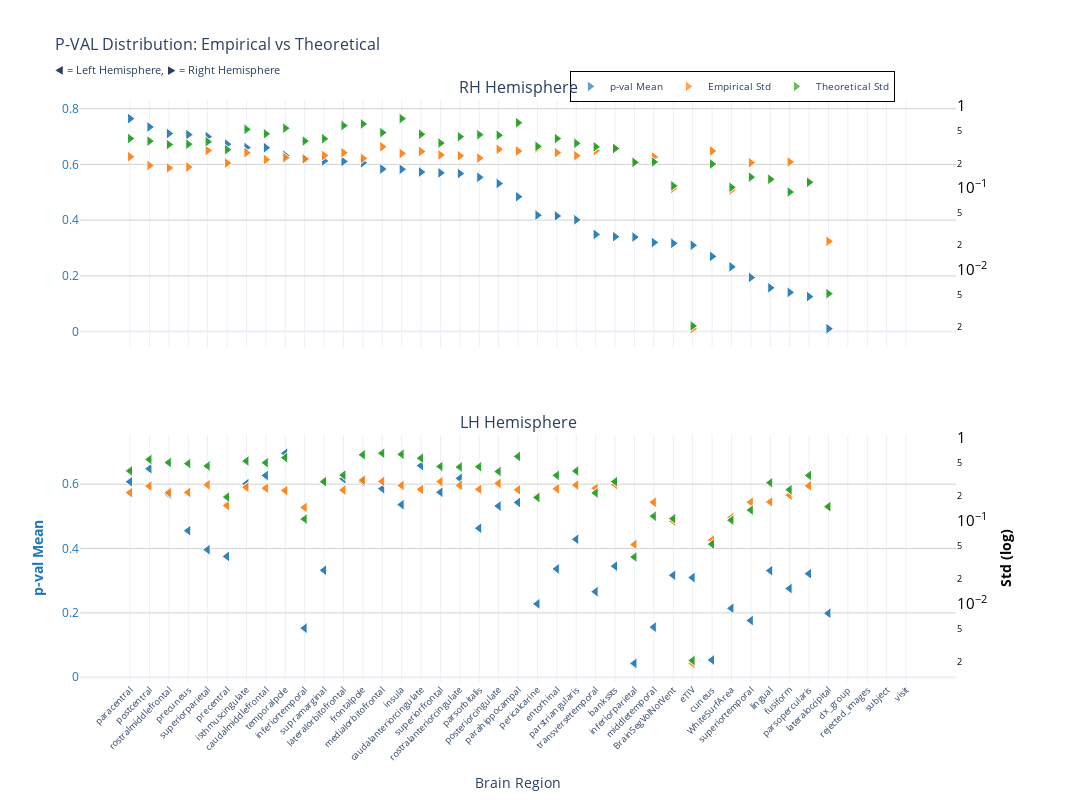
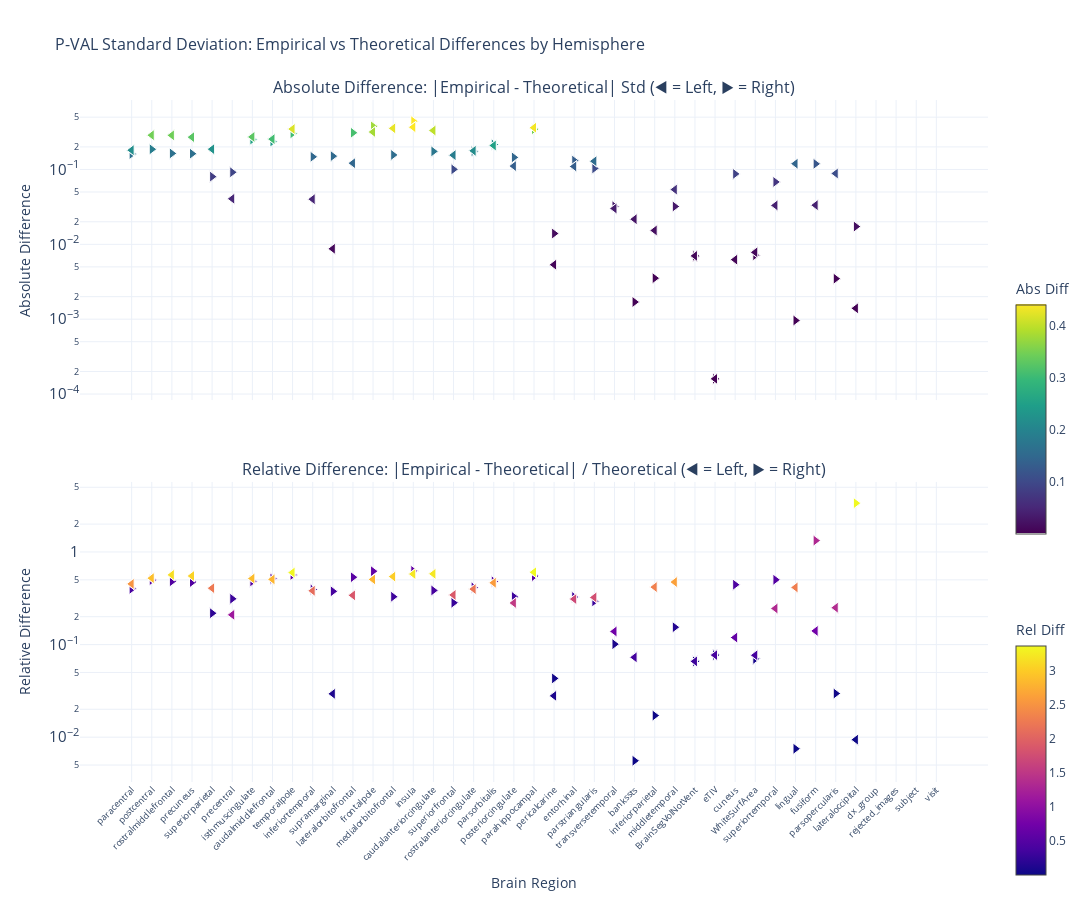

Here is the notebook cell these charts were saved with, in order:
### Markdown cell above
### p-value

### Code cell
nu_nav = df_navr[(df_navr["study"] == "longitudinal") & (df_navr["group"] == "HC-PD")]
data_path = stats_dir / f"student_longitudinal_{METRIC}.parquet"
df, stats = get_test_stats(
    data_path, stat_functions_F, nu_nav, hemisphere=True, study="longitudinal"
)
show_figure(
    stats, hemisphere=True, stat_name="p-val", study="longitudinal", metric=METRIC
)

### Figure 1 — Plotly figure (JSON) as saved in the notebook; plotly's stock layout.template omitted (floating-point values rounded to 4 significant figures)
{"data": [{"hovertemplate": "<b>%{x}</b><br>Mean p-val: %{y:.2f}<br><extra></extra>", "legendgroup": "mean", "marker": {"color": "#1f77b4", "line": {"color": "white", "width": 1}, "opacity": 0.7, "size": 10, "symbol": "triangle-right"}, "mode": "markers", "name": "p-val Mean", "showlegend": true, "type": "scatter", "x": ["paracentral", "paracentral", "postcentral", "postcentral", "rostralmiddlefrontal", "rostralmiddlefrontal", "precuneus", "precuneus", "superiorparietal", "superiorparietal", "precentral", "precentral", "isthmuscingulate", "isthmuscingulate", "caudalmiddlefrontal", "caudalmiddlefrontal", "temporalpole", "temporalpole", "inferiortemporal", "inferiortemporal", "supramarginal", "supramarginal", "lateralorbitofrontal", "lateralorbitofrontal", "frontalpole", "frontalpole", "medialorbitofrontal", "medialorbitofrontal", "insula", "insula", "caudalanteriorcingulate", "caudalanteriorcingulate", "superiorfrontal", "superiorfrontal", "rostralanteriorcingulate", "rostralanteriorcingulate", "parsorbitalis", "parsorbitalis", "posteriorcingulate", "posteriorcingulate", "parahippocampal", "parahippocampal", "pericalcarine", "pericalcarine", "entorhinal", "entorhinal", "parstriangularis", "parstriangularis", "transversetemporal", "transversetemporal", "bankssts", "bankssts", "inferiorparietal", "inferiorparietal", "middletemporal", "middletemporal", "BrainSegVolNotVent", "BrainSegVolNotVent", "eTIV", "eTIV", "cuneus", "cuneus", "WhiteSurfArea", "WhiteSurfArea", "superiortemporal", "superiortemporal", "lingual", "lingual", "fusiform", "fusiform", "parsopercularis", "parsopercularis", "lateraloccipital", "lateraloccipital", "dx_group", "rejected_images", "subject", "visit"], "xaxis": "x", "y": [0.7644, 0.7644, 0.7344, 0.7344, 0.7107, 0.7107, 0.7069, 0.7069, 0.6997, 0.6997, 0.6728, 0.6728, 0.6606, 0.6606, 0.6599, 0.6599, 0.6324, 0.6324, 0.6177, 0.6177, 0.6124, 0.6124, 0.6108, 0.6108, 0.6059, 0.6059, 0.5835, 0.5835, 0.5825, 0.5825, 0.5729, 0.5729, 0.5697, 0.5697, 0.5672, 0.5672, 0.5537, 0.5537, 0.5315, 0.5315, 0.4841, 0.4841, 0.418, 0.418, 0.415, 0.415, 0.4012, 0.4012, 0.3488, 0.3488, 0.3407, 0.3407, 0.3393, 0.3393, 0.3201, 0.3201, 0.3169, 0.3169, 0.3098, 0.3098, 0.2699, 0.2699, 0.2325, 0.2325, 0.1942, 0.1942, 0.1572, 0.1572, 0.1409, 0.1409, 0.1257, 0.1257, 0.01037, 0.01037, NaN, NaN, NaN, NaN], "yaxis": "y"}, {"hovertemplate": "<b>%{x}</b><br>Empirical Std: %{y:.3f}<br><extra></extra>", "legendgroup": "empirical", "marker": {"color": "#ff7f0e", "line": {"color": "white", "width": 1}, "opacity": 0.7, "size": 10, "symbol": "triangle-right"}, "mode": "markers", "name": "Empirical Std", "showlegend": true, "type": "scatter", "x": ["paracentral", "paracentral", "postcentral", "postcentral", "rostralmiddlefrontal", "rostralmiddlefrontal", "precuneus", "precuneus", "superiorparietal", "superiorparietal", "precentral", "precentral", "isthmuscingulate", "isthmuscingulate", "caudalmiddlefrontal", "caudalmiddlefrontal", "temporalpole", "temporalpole", "inferiortemporal", "inferiortemporal", "supramarginal", "supramarginal", "lateralorbitofrontal", "lateralorbitofrontal", "frontalpole", "frontalpole", "medialorbitofrontal", "medialorbitofrontal", "insula", "insula", "caudalanteriorcingulate", "caudalanteriorcingulate", "superiorfrontal", "superiorfrontal", "rostralanteriorcingulate", "rostralanteriorcingulate", "parsorbitalis", "parsorbitalis", "posteriorcingulate", "posteriorcingulate", "parahippocampal", "parahippocampal", "pericalcarine", "pericalcarine", "entorhinal", "entorhinal", "parstriangularis", "parstriangularis", "transversetemporal", "transversetemporal", "bankssts", "bankssts", "inferiorparietal", "inferiorparietal", "middletemporal", "middletemporal", "BrainSegVolNotVent", "BrainSegVolNotVent", "eTIV", "eTIV", "cuneus", "cuneus", "WhiteSurfArea", "WhiteSurfArea", "superiortemporal", "superiortemporal", "lingual", "lingual", "fusiform", "fusiform", "parsopercularis", "parsopercularis", "lateraloccipital", "lateraloccipital", "dx_group", "rejected_images", "subject", "visit"], "xaxis": "x", "y": [0.2416, 0.2416, 0.1883, 0.1883, 0.1761, 0.1761, 0.181, 0.181, 0.2875, 0.2875, 0.2021, 0.2021, 0.2703, 0.2703, 0.2226, 0.2226, 0.2345, 0.2345, 0.2277, 0.2277, 0.2501, 0.2501, 0.2702, 0.2702, 0.2307, 0.2307, 0.3193, 0.3193, 0.2646, 0.2646, 0.2794, 0.2794, 0.2541, 0.2541, 0.2479, 0.2479, 0.2326, 0.2326, 0.2974, 0.2974, 0.2832, 0.2832, 0.3092, 0.3092, 0.2707, 0.2707, 0.2488, 0.2488, 0.2865, 0.2865, 0.3031, 0.3031, 0.2027, 0.2027, 0.2401, 0.2401, 0.09936, 0.09936, 0.001915, 0.001915, 0.2841, 0.2841, 0.09497, 0.09497, 0.2041, 0.2041, 0.1272, 0.1272, 0.2083, 0.2083, 0.1209, 0.1209, 0.0224, 0.0224, NaN, NaN, NaN, NaN], "yaxis": "y2"}, {"error_y": {"array": [0.008002, 0.008002, 0.007439, 0.007439, 0.006753, 0.006753, 0.006823, 0.006823, 0.007306, 0.007306, 0.005839, 0.005839, 0.01036, 0.01036, 0.009128, 0.009128, 0.01071, 0.01071, 0.007456, 0.007456, 0.007963, 0.007963, 0.01151, 0.01151, 0.01206, 0.01206, 0.009449, 0.009449, 0.01401, 0.01401, 0.009016, 0.009016, 0.007042, 0.007042, 0.008411, 0.008411, 0.00891, 0.00891, 0.008789, 0.008789, 0.01247, 0.01247, 0.00642, 0.00642, 0.007985, 0.007985, 0.006995, 0.006995, 0.006334, 0.006334, 0.006056, 0.006056, 0.004098, 0.004098, 0.004134, 0.004134, 0.002114, 0.002114, 4.122e-05, 4.122e-05, 0.003911, 0.003911, 0.002029, 0.002029, 0.002702, 0.002702, 0.002547, 0.002547, 0.001778, 0.001778, 0.002333, 0.002333, 0.000102, 0.000102, NaN, NaN, NaN, NaN], "arrayminus": [0.007843, 0.007843, 0.007292, 0.007292, 0.006619, 0.006619, 0.006688, 0.006688, 0.007161, 0.007161, 0.005723, 0.005723, 0.01016, 0.01016, 0.008947, 0.008947, 0.01049, 0.01049, 0.007308, 0.007308, 0.007805, 0.007805, 0.01129, 0.01129, 0.01183, 0.01183, 0.009261, 0.009261, 0.01373, 0.01373, 0.008837, 0.008837, 0.006903, 0.006903, 0.008244, 0.008244, 0.008733, 0.008733, 0.008614, 0.008614, 0.01222, 0.01222, 0.006292, 0.006292, 0.007827, 0.007827, 0.006857, 0.006857, 0.006208, 0.006208, 0.005936, 0.005936, 0.004017, 0.004017, 0.004052, 0.004052, 0.002072, 0.002072, 4.04e-05, 4.04e-05, 0.003833, 0.003833, 0.001989, 0.001989, 0.002648, 0.002648, 0.002497, 0.002497, 0.001743, 0.001743, 0.002286, 0.002286, 9.994e-05, 9.994e-05, NaN, NaN, NaN, NaN], "color": "#2ca02c", "thickness": 1, "type": "data", "visible": true, "width": 2}, "hovertemplate": "<b>%{x}</b><br>Theoretical Std: %{y:.3f}<br><extra></extra>", "legendgroup": "theoretical", "marker": {"color": "#2ca02c", "line": {"color": "white", "width": 1}, "opacity": 0.7, "size": 10, "symbol": "triangle-right"}, "mode": "markers", "name": "Theoretical Std", "showlegend": true, "type": "scatter", "x": ["paracentral", "paracentral", "postcentral", "postcentral", "rostralmiddlefrontal", "rostralmiddlefrontal", "precuneus", "precuneus", "superiorparietal", "superiorparietal", "precentral", "precentral", "isthmuscingulate", "isthmuscingulate", "caudalmiddlefrontal", "caudalmiddlefrontal", "temporalpole", "temporalpole", "inferiortemporal", "inferiortemporal", "supramarginal", "supramarginal", "lateralorbitofrontal", "lateralorbitofrontal", "frontalpole", "frontalpole", "medialorbitofrontal", "medialorbitofrontal", "insula", "insula", "caudalanteriorcingulate", "caudalanteriorcingulate", "superiorfrontal", "superiorfrontal", "rostralanteriorcingulate", "rostralanteriorcingulate", "parsorbitalis", "parsorbitalis", "posteriorcingulate", "posteriorcingulate", "parahippocampal", "parahippocampal", "pericalcarine", "pericalcarine", "entorhinal", "entorhinal", "parstriangularis", "parstriangularis", "transversetemporal", "transversetemporal", "bankssts", "bankssts", "inferiorparietal", "inferiorparietal", "middletemporal", "middletemporal", "BrainSegVolNotVent", "BrainSegVolNotVent", "eTIV", "eTIV", "cuneus", "cuneus", "WhiteSurfArea", "WhiteSurfArea", "superiortemporal", "superiortemporal", "lingual", "lingual", "fusiform", "fusiform", "parsopercularis", "parsopercularis", "lateraloccipital", "lateraloccipital", "dx_group", "rejected_images", "subject", "visit"], "xaxis": "x", "y": [0.4027, 0.4027, 0.3744, 0.3744, 0.3399, 0.3399, 0.3434, 0.3434, 0.3677, 0.3677, 0.2939, 0.2939, 0.5215, 0.5215, 0.4594, 0.4594, 0.5388, 0.5388, 0.3752, 0.3752, 0.4008, 0.4008, 0.5795, 0.5795, 0.6072, 0.6072, 0.4755, 0.4755, 0.705, 0.705, 0.4538, 0.4538, 0.3544, 0.3544, 0.4233, 0.4233, 0.4484, 0.4484, 0.4423, 0.4423, 0.6276, 0.6276, 0.3231, 0.3231, 0.4019, 0.4019, 0.3521, 0.3521, 0.3188, 0.3188, 0.3048, 0.3048, 0.2062, 0.2062, 0.2081, 0.2081, 0.1064, 0.1064, 0.002075, 0.002075, 0.1968, 0.1968, 0.1021, 0.1021, 0.136, 0.136, 0.1282, 0.1282, 0.08948, 0.08948, 0.1174, 0.1174, 0.005131, 0.005131, NaN, NaN, NaN, NaN], "yaxis": "y2"}, {"hovertemplate": "<b>%{x}</b><br>Mean p-val: %{y:.2f}<br><extra></extra>", "legendgroup": "mean", "marker": {"color": "#1f77b4", "line": {"color": "white", "width": 1}, "opacity": 0.7, "size": 10, "symbol": "triangle-left"}, "mode": "markers", "name": "p-val Mean", "showlegend": false, "type": "scatter", "x": ["temporalpole", "temporalpole", "caudalanteriorcingulate", "caudalanteriorcingulate", "postcentral", "postcentral", "caudalmiddlefrontal", "caudalmiddlefrontal", "rostralanteriorcingulate", "rostralanteriorcingulate", "lateralorbitofrontal", "lateralorbitofrontal", "frontalpole", "frontalpole", "paracentral", "paracentral", "isthmuscingulate", "isthmuscingulate", "medialorbitofrontal", "medialorbitofrontal", "superiorfrontal", "superiorfrontal", "rostralmiddlefrontal", "rostralmiddlefrontal", "parahippocampal", "parahippocampal", "insula", "insula", "posteriorcingulate", "posteriorcingulate", "parsorbitalis", "parsorbitalis", "precuneus", "precuneus", "parstriangularis", "parstriangularis", "superiorparietal", "superiorparietal", "precentral", "precentral", "bankssts", "bankssts", "entorhinal", "entorhinal", "supramarginal", "supramarginal", "lingual", "lingual", "parsopercularis", "parsopercularis", "BrainSegVolNotVent", "BrainSegVolNotVent", "eTIV", "eTIV", "fusiform", "fusiform", "transversetemporal", "transversetemporal", "pericalcarine", "pericalcarine", "WhiteSurfArea", "WhiteSurfArea", "lateraloccipital", "lateraloccipital", "superiortemporal", "superiortemporal", "middletemporal", "middletemporal", "inferiortemporal", "inferiortemporal", "cuneus", "cuneus", "inferiorparietal", "inferiorparietal", "dx_group", "rejected_images", "subject", "visit"], "xaxis": "x2", "y": [0.6962, 0.6962, 0.6576, 0.6576, 0.6481, 0.6481, 0.627, 0.627, 0.6182, 0.6182, 0.6169, 0.6169, 0.6079, 0.6079, 0.6076, 0.6076, 0.6013, 0.6013, 0.5859, 0.5859, 0.575, 0.575, 0.569, 0.569, 0.5433, 0.5433, 0.5364, 0.5364, 0.5321, 0.5321, 0.4632, 0.4632, 0.4555, 0.4555, 0.4288, 0.4288, 0.3965, 0.3965, 0.3755, 0.3755, 0.3453, 0.3453, 0.3366, 0.3366, 0.3325, 0.3325, 0.3312, 0.3312, 0.3219, 0.3219, 0.3169, 0.3169, 0.3098, 0.3098, 0.2758, 0.2758, 0.266, 0.266, 0.228, 0.228, 0.2142, 0.2142, 0.1988, 0.1988, 0.1762, 0.1762, 0.1557, 0.1557, 0.1525, 0.1525, 0.05341, 0.05341, 0.04302, 0.04302, NaN, NaN, NaN, NaN], "yaxis": "y3"}, {"hovertemplate": "<b>%{x}</b><br>Empirical Std: %{y:.3f}<br><extra></extra>", "legendgroup": "empirical", "marker": {"color": "#ff7f0e", "line": {"color": "white", "width": 1}, "opacity": 0.7, "size": 10, "symbol": "triangle-left"}, "mode": "markers", "name": "Empirical Std", "showlegend": false, "type": "scatter", "x": ["temporalpole", "temporalpole", "caudalanteriorcingulate", "caudalanteriorcingulate", "postcentral", "postcentral", "caudalmiddlefrontal", "caudalmiddlefrontal", "rostralanteriorcingulate", "rostralanteriorcingulate", "lateralorbitofrontal", "lateralorbitofrontal", "frontalpole", "frontalpole", "paracentral", "paracentral", "isthmuscingulate", "isthmuscingulate", "medialorbitofrontal", "medialorbitofrontal", "superiorfrontal", "superiorfrontal", "rostralmiddlefrontal", "rostralmiddlefrontal", "parahippocampal", "parahippocampal", "insula", "insula", "posteriorcingulate", "posteriorcingulate", "parsorbitalis", "parsorbitalis", "precuneus", "precuneus", "parstriangularis", "parstriangularis", "superiorparietal", "superiorparietal", "precentral", "precentral", "bankssts", "bankssts", "entorhinal", "entorhinal", "supramarginal", "supramarginal", "lingual", "lingual", "parsopercularis", "parsopercularis", "BrainSegVolNotVent", "BrainSegVolNotVent", "eTIV", "eTIV", "fusiform", "fusiform", "transversetemporal", "transversetemporal", "pericalcarine", "pericalcarine", "WhiteSurfArea", "WhiteSurfArea", "lateraloccipital", "lateraloccipital", "superiortemporal", "superiortemporal", "middletemporal", "middletemporal", "inferiortemporal", "inferiortemporal", "cuneus", "cuneus", "inferiorparietal", "inferiorparietal", "dx_group", "rejected_images", "subject", "visit"], "xaxis": "x2", "y": [0.2318, 0.2318, 0.2395, 0.2395, 0.2632, 0.2632, 0.2481, 0.2481, 0.2685, 0.2685, 0.2353, 0.2353, 0.3097, 0.3097, 0.2191, 0.2191, 0.2542, 0.2542, 0.2993, 0.2993, 0.2969, 0.2969, 0.2193, 0.2193, 0.2368, 0.2368, 0.2677, 0.2677, 0.2831, 0.2831, 0.2405, 0.2405, 0.2206, 0.2206, 0.2702, 0.2702, 0.2725, 0.2725, 0.1531, 0.1531, 0.2756, 0.2756, 0.244, 0.244, 0.3052, 0.3052, 0.1689, 0.1689, 0.265, 0.265, 0.09936, 0.09936, 0.001915, 0.001915, 0.2042, 0.2042, 0.2473, 0.2473, 0.1964, 0.1964, 0.1098, 0.1098, 0.1472, 0.1472, 0.168, 0.168, 0.1677, 0.1677, 0.1452, 0.1452, 0.05864, 0.05864, 0.052, 0.052, NaN, NaN, NaN, NaN], "yaxis": "y4"}, {"error_y": {"array": [0.0115, 0.0115, 0.01134, 0.01134, 0.01093, 0.01093, 0.009981, 0.009981, 0.00886, 0.00886, 0.007086, 0.007086, 0.01244, 0.01244, 0.007947, 0.007947, 0.01045, 0.01045, 0.01298, 0.01298, 0.008984, 0.008984, 0.01003, 0.01003, 0.01188, 0.01188, 0.01261, 0.01261, 0.007827, 0.007827, 0.008928, 0.008928, 0.009747, 0.009747, 0.007929, 0.007929, 0.009122, 0.009122, 0.003849, 0.003849, 0.005906, 0.005906, 0.007027, 0.007027, 0.005891, 0.005891, 0.005729, 0.005729, 0.007021, 0.007021, 0.002114, 0.002114, 4.122e-05, 4.122e-05, 0.00472, 0.00472, 0.004316, 0.004316, 0.003796, 0.003796, 0.002026, 0.002026, 0.002952, 0.002952, 0.002681, 0.002681, 0.002261, 0.002261, 0.002089, 0.002089, 0.001041, 0.001041, 0.0007288, 0.0007288, NaN, NaN, NaN, NaN], "arrayminus": [0.01127, 0.01127, 0.01112, 0.01112, 0.01071, 0.01071, 0.009783, 0.009783, 0.008684, 0.008684, 0.006945, 0.006945, 0.0122, 0.0122, 0.007789, 0.007789, 0.01024, 0.01024, 0.01272, 0.01272, 0.008806, 0.008806, 0.009834, 0.009834, 0.01164, 0.01164, 0.01236, 0.01236, 0.007672, 0.007672, 0.008751, 0.008751, 0.009553, 0.009553, 0.007772, 0.007772, 0.008941, 0.008941, 0.003773, 0.003773, 0.005789, 0.005789, 0.006887, 0.006887, 0.005774, 0.005774, 0.005615, 0.005615, 0.006882, 0.006882, 0.002072, 0.002072, 4.04e-05, 4.04e-05, 0.004626, 0.004626, 0.00423, 0.00423, 0.00372, 0.00372, 0.001986, 0.001986, 0.002893, 0.002893, 0.002627, 0.002627, 0.002216, 0.002216, 0.002048, 0.002048, 0.00102, 0.00102, 0.0007144, 0.0007144, NaN, NaN, NaN, NaN], "color": "#2ca02c", "thickness": 1, "type": "data", "visible": true, "width": 2}, "hovertemplate": "<b>%{x}</b><br>Theoretical Std: %{y:.3f}<br><extra></extra>", "legendgroup": "theoretical", "marker": {"color": "#2ca02c", "line": {"color": "white", "width": 1}, "opacity": 0.7, "size": 10, "symbol": "triangle-left"}, "mode": "markers", "name": "Theoretical Std", "showlegend": false, "type": "scatter", "x": ["temporalpole", "temporalpole", "caudalanteriorcingulate", "caudalanteriorcingulate", "postcentral", "postcentral", "caudalmiddlefrontal", "caudalmiddlefrontal", "rostralanteriorcingulate", "rostralanteriorcingulate", "lateralorbitofrontal", "lateralorbitofrontal", "frontalpole", "frontalpole", "paracentral", "paracentral", "isthmuscingulate", "isthmuscingulate", "medialorbitofrontal", "medialorbitofrontal", "superiorfrontal", "superiorfrontal", "rostralmiddlefrontal", "rostralmiddlefrontal", "parahippocampal", "parahippocampal", "insula", "insula", "posteriorcingulate", "posteriorcingulate", "parsorbitalis", "parsorbitalis", "precuneus", "precuneus", "parstriangularis", "parstriangularis", "superiorparietal", "superiorparietal", "precentral", "precentral", "bankssts", "bankssts", "entorhinal", "entorhinal", "supramarginal", "supramarginal", "lingual", "lingual", "parsopercularis", "parsopercularis", "BrainSegVolNotVent", "BrainSegVolNotVent", "eTIV", "eTIV", "fusiform", "fusiform", "transversetemporal", "transversetemporal", "pericalcarine", "pericalcarine", "WhiteSurfArea", "WhiteSurfArea", "lateraloccipital", "lateraloccipital", "superiortemporal", "superiortemporal", "middletemporal", "middletemporal", "inferiortemporal", "inferiortemporal", "cuneus", "cuneus", "inferiorparietal", "inferiorparietal", "dx_group", "rejected_images", "subject", "visit"], "xaxis": "x2", "y": [0.5786, 0.5786, 0.5708, 0.5708, 0.5501, 0.5501, 0.5023, 0.5023, 0.4459, 0.4459, 0.3566, 0.3566, 0.6262, 0.6262, 0.4, 0.4, 0.5259, 0.5259, 0.6534, 0.6534, 0.4522, 0.4522, 0.505, 0.505, 0.5978, 0.5978, 0.6345, 0.6345, 0.3939, 0.3939, 0.4493, 0.4493, 0.4905, 0.4905, 0.3991, 0.3991, 0.4591, 0.4591, 0.1937, 0.1937, 0.2973, 0.2973, 0.3536, 0.3536, 0.2965, 0.2965, 0.2883, 0.2883, 0.3534, 0.3534, 0.1064, 0.1064, 0.002075, 0.002075, 0.2375, 0.2375, 0.2172, 0.2172, 0.191, 0.191, 0.102, 0.102, 0.1485, 0.1485, 0.1349, 0.1349, 0.1138, 0.1138, 0.1052, 0.1052, 0.0524, 0.0524, 0.03668, 0.03668, NaN, NaN, NaN, NaN], "yaxis": "y4"}], "layout": {"annotations": [{"font": {"size": 16}, "showarrow": false, "text": "RH Hemisphere", "x": 0.47, "xanchor": "center", "xref": "paper", "y": 1, "yanchor": "bottom", "yref": "paper"}, {"font": {"size": 16}, "showarrow": false, "text": "LH Hemisphere", "x": 0.47, "xanchor": "center", "xref": "paper", "y": 0.425, "yanchor": "bottom", "yref": "paper"}], "height": 800, "hovermode": "x", "legend": {"bgcolor": "rgba(255, 255, 255, 0.9)", "bordercolor": "black", "borderwidth": 1, "font": {"size": 10}, "orientation": "h", "x": 0.7, "xanchor": "center", "y": 1.05}, "title": {"font": {"size": 16}, "text": "P-VAL Distribution: Empirical vs Theoretical<br><sub>◀ = Left Hemisphere, ▶ = Right Hemisphere</sub>"}, "width": 1400, "xaxis": {"anchor": "y", "domain": [0, 0.94], "matches": "x2", "showticklabels": false}, "xaxis2": {"anchor": "y3", "domain": [0, 0.94], "tickangle": -45, "tickfont": {"size": 9}, "title": {"text": "Brain Region"}}, "yaxis": {"anchor": "x", "domain": [0.575, 1], "gridcolor": "lightgray", "showgrid": true, "tickfont": {"color": "#1f77b4"}, "title": {"font": {"color": "#1f77b4"}, "text": ""}}, "yaxis2": {"anchor": "x", "exponentformat": "power", "overlaying": "y", "showgrid": false, "side": "right", "tickfont": {"color": "black"}, "title": {"font": {"color": "black"}, "text": ""}, "type": "log"}, "yaxis3": {"anchor": "x2", "domain": [0, 0.425], "gridcolor": "lightgray", "showgrid": true, "tickfont": {"color": "#1f77b4"}, "title": {"font": {"color": "#1f77b4"}, "text": "<b>p-val Mean</b>"}}, "yaxis4": {"anchor": "x2", "exponentformat": "power", "overlaying": "y3", "showgrid": false, "side": "right", "tickfont": {"color": "black"}, "title": {"font": {"color": "black"}, "text": "<b>Std (log)</b>"}, "type": "log"}}}

### Figure 2 — Plotly figure (JSON) as saved in the notebook; plotly's stock layout.template omitted (floating-point values rounded to 4 significant figures)
{"data": [{"hovertemplate": "<b>%{x}</b><br>Hemisphere: %{text}<br>Abs Diff: %{y:.4f}<br><extra></extra>", "legendgroup": "abs_rh", "marker": {"color": [0.1611, 0.1611, 0.1861, 0.1861, 0.1638, 0.1638, 0.1625, 0.1625, 0.08019, 0.08019, 0.09175, 0.09175, 0.2512, 0.2512, 0.2368, 0.2368, 0.3043, 0.3043, 0.1475, 0.1475, 0.1506, 0.1506, 0.3093, 0.3093, 0.3765, 0.3765, 0.1563, 0.1563, 0.4404, 0.4404, 0.1744, 0.1744, 0.1003, 0.1003, 0.1754, 0.1754, 0.2158, 0.2158, 0.1449, 0.1449, 0.3445, 0.3445, 0.01393, 0.01393, 0.1312, 0.1312, 0.1033, 0.1033, 0.03221, 0.03221, 0.001696, 0.001696, 0.003532, 0.003532, 0.03203, 0.03203, 0.007009, 0.007009, 0.0001597, 0.0001597, 0.08723, 0.08723, 0.00716, 0.00716, 0.06812, 0.06812, 0.0009614, 0.0009614, 0.1188, 0.1188, 0.003477, 0.003477, 0.01727, 0.01727, NaN, NaN, NaN, NaN], "colorbar": {"len": 0.4, "title": {"text": "Abs Diff"}, "y": 0.75, "yanchor": "top"}, "colorscale": [[0, "#440154"], [0.1111, "#482878"], [0.2222, "#3e4989"], [0.3333, "#31688e"], [0.4444, "#26828e"], [0.5556, "#1f9e89"], [0.6667, "#35b779"], [0.7778, "#6ece58"], [0.8889, "#b5de2b"], [1, "#fde725"]], "line": {"color": "white", "width": 1}, "showscale": true, "size": 10, "symbol": "triangle-right"}, "mode": "markers", "name": "Absolute (rh)", "showlegend": false, "text": ["rh", "rh", "rh", "rh", "rh", "rh", "rh", "rh", "rh", "rh", "rh", "rh", "rh", "rh", "rh", "rh", "rh", "rh", "rh", "rh", "rh", "rh", "rh", "rh", "rh", "rh", "rh", "rh", "rh", "rh", "rh", "rh", "rh", "rh", "rh", "rh", "rh", "rh", "rh", "rh", "rh", "rh", "rh", "rh", "rh", "rh", "rh", "rh", "rh", "rh", "rh", "rh", "rh", "rh", "rh", "rh", "rh", "rh", "rh", "rh", "rh", "rh", "rh", "rh", "rh", "rh", "rh", "rh", "rh", "rh", "rh", "rh", "rh", "rh", "rh", "rh", "rh", "rh"], "type": "scatter", "x": ["paracentral", "paracentral", "postcentral", "postcentral", "rostralmiddlefrontal", "rostralmiddlefrontal", "precuneus", "precuneus", "superiorparietal", "superiorparietal", "precentral", "precentral", "isthmuscingulate", "isthmuscingulate", "caudalmiddlefrontal", "caudalmiddlefrontal", "temporalpole", "temporalpole", "inferiortemporal", "inferiortemporal", "supramarginal", "supramarginal", "lateralorbitofrontal", "lateralorbitofrontal", "frontalpole", "frontalpole", "medialorbitofrontal", "medialorbitofrontal", "insula", "insula", "caudalanteriorcingulate", "caudalanteriorcingulate", "superiorfrontal", "superiorfrontal", "rostralanteriorcingulate", "rostralanteriorcingulate", "parsorbitalis", "parsorbitalis", "posteriorcingulate", "posteriorcingulate", "parahippocampal", "parahippocampal", "pericalcarine", "pericalcarine", "entorhinal", "entorhinal", "parstriangularis", "parstriangularis", "transversetemporal", "transversetemporal", "bankssts", "bankssts", "inferiorparietal", "inferiorparietal", "middletemporal", "middletemporal", "BrainSegVolNotVent", "BrainSegVolNotVent", "eTIV", "eTIV", "cuneus", "cuneus", "WhiteSurfArea", "WhiteSurfArea", "superiortemporal", "superiortemporal", "lingual", "lingual", "fusiform", "fusiform", "parsopercularis", "parsopercularis", "lateraloccipital", "lateraloccipital", "dx_group", "rejected_images", "subject", "visit"], "xaxis": "x", "y": [0.1611, 0.1611, 0.1861, 0.1861, 0.1638, 0.1638, 0.1625, 0.1625, 0.08019, 0.08019, 0.09175, 0.09175, 0.2512, 0.2512, 0.2368, 0.2368, 0.3043, 0.3043, 0.1475, 0.1475, 0.1506, 0.1506, 0.3093, 0.3093, 0.3765, 0.3765, 0.1563, 0.1563, 0.4404, 0.4404, 0.1744, 0.1744, 0.1003, 0.1003, 0.1754, 0.1754, 0.2158, 0.2158, 0.1449, 0.1449, 0.3445, 0.3445, 0.01393, 0.01393, 0.1312, 0.1312, 0.1033, 0.1033, 0.03221, 0.03221, 0.001696, 0.001696, 0.003532, 0.003532, 0.03203, 0.03203, 0.007009, 0.007009, 0.0001597, 0.0001597, 0.08723, 0.08723, 0.00716, 0.00716, 0.06812, 0.06812, 0.0009614, 0.0009614, 0.1188, 0.1188, 0.003477, 0.003477, 0.01727, 0.01727, NaN, NaN, NaN, NaN], "yaxis": "y"}, {"hovertemplate": "<b>%{x}</b><br>Hemisphere: %{text}<br>Rel Diff: %{y:.2%}<br><extra></extra>", "legendgroup": "rel_rh", "marker": {"color": [0.4, 0.4, 0.4969, 0.4969, 0.482, 0.482, 0.4731, 0.4731, 0.2181, 0.2181, 0.3122, 0.3122, 0.4817, 0.4817, 0.5154, 0.5154, 0.5647, 0.5647, 0.3932, 0.3932, 0.3759, 0.3759, 0.5337, 0.5337, 0.6201, 0.6201, 0.3287, 0.3287, 0.6247, 0.6247, 0.3842, 0.3842, 0.283, 0.283, 0.4144, 0.4144, 0.4812, 0.4812, 0.3277, 0.3277, 0.5488, 0.5488, 0.04313, 0.04313, 0.3265, 0.3265, 0.2933, 0.2933, 0.1011, 0.1011, 0.005566, 0.005566, 0.01712, 0.01712, 0.1539, 0.1539, 0.06589, 0.06589, 0.07699, 0.07699, 0.4432, 0.4432, 0.0701, 0.0701, 0.5009, 0.5009, 0.007499, 0.007499, 1.328, 1.328, 0.02962, 0.02962, 3.365, 3.365, NaN, NaN, NaN, NaN], "colorbar": {"len": 0.4, "title": {"text": "Rel Diff"}, "y": 0.25, "yanchor": "top"}, "colorscale": [[0, "#0d0887"], [0.1111, "#46039f"], [0.2222, "#7201a8"], [0.3333, "#9c179e"], [0.4444, "#bd3786"], [0.5556, "#d8576b"], [0.6667, "#ed7953"], [0.7778, "#fb9f3a"], [0.8889, "#fdca26"], [1, "#f0f921"]], "line": {"color": "white", "width": 1}, "showscale": true, "size": 10, "symbol": "triangle-right"}, "mode": "markers", "name": "Relative (rh)", "showlegend": false, "text": ["rh", "rh", "rh", "rh", "rh", "rh", "rh", "rh", "rh", "rh", "rh", "rh", "rh", "rh", "rh", "rh", "rh", "rh", "rh", "rh", "rh", "rh", "rh", "rh", "rh", "rh", "rh", "rh", "rh", "rh", "rh", "rh", "rh", "rh", "rh", "rh", "rh", "rh", "rh", "rh", "rh", "rh", "rh", "rh", "rh", "rh", "rh", "rh", "rh", "rh", "rh", "rh", "rh", "rh", "rh", "rh", "rh", "rh", "rh", "rh", "rh", "rh", "rh", "rh", "rh", "rh", "rh", "rh", "rh", "rh", "rh", "rh", "rh", "rh", "rh", "rh", "rh", "rh"], "type": "scatter", "x": ["paracentral", "paracentral", "postcentral", "postcentral", "rostralmiddlefrontal", "rostralmiddlefrontal", "precuneus", "precuneus", "superiorparietal", "superiorparietal", "precentral", "precentral", "isthmuscingulate", "isthmuscingulate", "caudalmiddlefrontal", "caudalmiddlefrontal", "temporalpole", "temporalpole", "inferiortemporal", "inferiortemporal", "supramarginal", "supramarginal", "lateralorbitofrontal", "lateralorbitofrontal", "frontalpole", "frontalpole", "medialorbitofrontal", "medialorbitofrontal", "insula", "insula", "caudalanteriorcingulate", "caudalanteriorcingulate", "superiorfrontal", "superiorfrontal", "rostralanteriorcingulate", "rostralanteriorcingulate", "parsorbitalis", "parsorbitalis", "posteriorcingulate", "posteriorcingulate", "parahippocampal", "parahippocampal", "pericalcarine", "pericalcarine", "entorhinal", "entorhinal", "parstriangularis", "parstriangularis", "transversetemporal", "transversetemporal", "bankssts", "bankssts", "inferiorparietal", "inferiorparietal", "middletemporal", "middletemporal", "BrainSegVolNotVent", "BrainSegVolNotVent", "eTIV", "eTIV", "cuneus", "cuneus", "WhiteSurfArea", "WhiteSurfArea", "superiortemporal", "superiortemporal", "lingual", "lingual", "fusiform", "fusiform", "parsopercularis", "parsopercularis", "lateraloccipital", "lateraloccipital", "dx_group", "rejected_images", "subject", "visit"], "xaxis": "x2", "y": [0.4, 0.4, 0.4969, 0.4969, 0.482, 0.482, 0.4731, 0.4731, 0.2181, 0.2181, 0.3122, 0.3122, 0.4817, 0.4817, 0.5154, 0.5154, 0.5647, 0.5647, 0.3932, 0.3932, 0.3759, 0.3759, 0.5337, 0.5337, 0.6201, 0.6201, 0.3287, 0.3287, 0.6247, 0.6247, 0.3842, 0.3842, 0.283, 0.283, 0.4144, 0.4144, 0.4812, 0.4812, 0.3277, 0.3277, 0.5488, 0.5488, 0.04313, 0.04313, 0.3265, 0.3265, 0.2933, 0.2933, 0.1011, 0.1011, 0.005566, 0.005566, 0.01712, 0.01712, 0.1539, 0.1539, 0.06589, 0.06589, 0.07699, 0.07699, 0.4432, 0.4432, 0.0701, 0.0701, 0.5009, 0.5009, 0.007499, 0.007499, 1.328, 1.328, 0.02962, 0.02962, 3.365, 3.365, NaN, NaN, NaN, NaN], "yaxis": "y2"}, {"hovertemplate": "<b>%{x}</b><br>Hemisphere: %{text}<br>Abs Diff: %{y:.4f}<br><extra></extra>", "legendgroup": "abs_lh", "marker": {"color": [0.3468, 0.3468, 0.3313, 0.3313, 0.2869, 0.2869, 0.2542, 0.2542, 0.1774, 0.1774, 0.1213, 0.1213, 0.3165, 0.3165, 0.1808, 0.1808, 0.2718, 0.2718, 0.3541, 0.3541, 0.1553, 0.1553, 0.2856, 0.2856, 0.361, 0.361, 0.3668, 0.3668, 0.1109, 0.1109, 0.2088, 0.2088, 0.27, 0.27, 0.1289, 0.1289, 0.1866, 0.1866, 0.04059, 0.04059, 0.02166, 0.02166, 0.1096, 0.1096, 0.008712, 0.008712, 0.1194, 0.1194, 0.08839, 0.08839, 0.007009, 0.007009, 0.0001597, 0.0001597, 0.03335, 0.03335, 0.03011, 0.03011, 0.00534, 0.00534, 0.007814, 0.007814, 0.001397, 0.001397, 0.0331, 0.0331, 0.05386, 0.05386, 0.04007, 0.04007, 0.006242, 0.006242, 0.01532, 0.01532, NaN, NaN, NaN, NaN], "colorbar": {"len": 0.4, "title": {"text": "Abs Diff"}, "y": 0.75, "yanchor": "top"}, "colorscale": [[0, "#440154"], [0.1111, "#482878"], [0.2222, "#3e4989"], [0.3333, "#31688e"], [0.4444, "#26828e"], [0.5556, "#1f9e89"], [0.6667, "#35b779"], [0.7778, "#6ece58"], [0.8889, "#b5de2b"], [1, "#fde725"]], "line": {"color": "white", "width": 1}, "showscale": false, "size": 10, "symbol": "triangle-left"}, "mode": "markers", "name": "Absolute (lh)", "showlegend": false, "text": ["lh", "lh", "lh", "lh", "lh", "lh", "lh", "lh", "lh", "lh", "lh", "lh", "lh", "lh", "lh", "lh", "lh", "lh", "lh", "lh", "lh", "lh", "lh", "lh", "lh", "lh", "lh", "lh", "lh", "lh", "lh", "lh", "lh", "lh", "lh", "lh", "lh", "lh", "lh", "lh", "lh", "lh", "lh", "lh", "lh", "lh", "lh", "lh", "lh", "lh", "lh", "lh", "lh", "lh", "lh", "lh", "lh", "lh", "lh", "lh", "lh", "lh", "lh", "lh", "lh", "lh", "lh", "lh", "lh", "lh", "lh", "lh", "lh", "lh", "lh", "lh", "lh", "lh"], "type": "scatter", "x": ["temporalpole", "temporalpole", "caudalanteriorcingulate", "caudalanteriorcingulate", "postcentral", "postcentral", "caudalmiddlefrontal", "caudalmiddlefrontal", "rostralanteriorcingulate", "rostralanteriorcingulate", "lateralorbitofrontal", "lateralorbitofrontal", "frontalpole", "frontalpole", "paracentral", "paracentral", "isthmuscingulate", "isthmuscingulate", "medialorbitofrontal", "medialorbitofrontal", "superiorfrontal", "superiorfrontal", "rostralmiddlefrontal", "rostralmiddlefrontal", "parahippocampal", "parahippocampal", "insula", "insula", "posteriorcingulate", "posteriorcingulate", "parsorbitalis", "parsorbitalis", "precuneus", "precuneus", "parstriangularis", "parstriangularis", "superiorparietal", "superiorparietal", "precentral", "precentral", "bankssts", "bankssts", "entorhinal", "entorhinal", "supramarginal", "supramarginal", "lingual", "lingual", "parsopercularis", "parsopercularis", "BrainSegVolNotVent", "BrainSegVolNotVent", "eTIV", "eTIV", "fusiform", "fusiform", "transversetemporal", "transversetemporal", "pericalcarine", "pericalcarine", "WhiteSurfArea", "WhiteSurfArea", "lateraloccipital", "lateraloccipital", "superiortemporal", "superiortemporal", "middletemporal", "middletemporal", "inferiortemporal", "inferiortemporal", "cuneus", "cuneus", "inferiorparietal", "inferiorparietal", "dx_group", "rejected_images", "subject", "visit"], "xaxis": "x", "y": [0.3468, 0.3468, 0.3313, 0.3313, 0.2869, 0.2869, 0.2542, 0.2542, 0.1774, 0.1774, 0.1213, 0.1213, 0.3165, 0.3165, 0.1808, 0.1808, 0.2718, 0.2718, 0.3541, 0.3541, 0.1553, 0.1553, 0.2856, 0.2856, 0.361, 0.361, 0.3668, 0.3668, 0.1109, 0.1109, 0.2088, 0.2088, 0.27, 0.27, 0.1289, 0.1289, 0.1866, 0.1866, 0.04059, 0.04059, 0.02166, 0.02166, 0.1096, 0.1096, 0.008712, 0.008712, 0.1194, 0.1194, 0.08839, 0.08839, 0.007009, 0.007009, 0.0001597, 0.0001597, 0.03335, 0.03335, 0.03011, 0.03011, 0.00534, 0.00534, 0.007814, 0.007814, 0.001397, 0.001397, 0.0331, 0.0331, 0.05386, 0.05386, 0.04007, 0.04007, 0.006242, 0.006242, 0.01532, 0.01532, NaN, NaN, NaN, NaN], "yaxis": "y"}, {"hovertemplate": "<b>%{x}</b><br>Hemisphere: %{text}<br>Rel Diff: %{y:.2%}<br><extra></extra>", "legendgroup": "rel_lh", "marker": {"color": [0.5994, 0.5994, 0.5804, 0.5804, 0.5216, 0.5216, 0.506, 0.506, 0.3978, 0.3978, 0.3401, 0.3401, 0.5055, 0.5055, 0.4521, 0.4521, 0.5167, 0.5167, 0.542, 0.542, 0.3435, 0.3435, 0.5656, 0.5656, 0.6038, 0.6038, 0.5781, 0.5781, 0.2814, 0.2814, 0.4647, 0.4647, 0.5504, 0.5504, 0.323, 0.323, 0.4065, 0.4065, 0.2095, 0.2095, 0.07286, 0.07286, 0.3101, 0.3101, 0.02939, 0.02939, 0.414, 0.414, 0.2501, 0.2501, 0.06589, 0.06589, 0.07699, 0.07699, 0.1404, 0.1404, 0.1386, 0.1386, 0.02796, 0.02796, 0.07663, 0.07663, 0.009404, 0.009404, 0.2454, 0.2454, 0.4733, 0.4733, 0.381, 0.381, 0.1191, 0.1191, 0.4177, 0.4177, NaN, NaN, NaN, NaN], "colorbar": {"len": 0.4, "title": {"text": "Rel Diff"}, "y": 0.25, "yanchor": "top"}, "colorscale": [[0, "#0d0887"], [0.1111, "#46039f"], [0.2222, "#7201a8"], [0.3333, "#9c179e"], [0.4444, "#bd3786"], [0.5556, "#d8576b"], [0.6667, "#ed7953"], [0.7778, "#fb9f3a"], [0.8889, "#fdca26"], [1, "#f0f921"]], "line": {"color": "white", "width": 1}, "showscale": false, "size": 10, "symbol": "triangle-left"}, "mode": "markers", "name": "Relative (lh)", "showlegend": false, "text": ["lh", "lh", "lh", "lh", "lh", "lh", "lh", "lh", "lh", "lh", "lh", "lh", "lh", "lh", "lh", "lh", "lh", "lh", "lh", "lh", "lh", "lh", "lh", "lh", "lh", "lh", "lh", "lh", "lh", "lh", "lh", "lh", "lh", "lh", "lh", "lh", "lh", "lh", "lh", "lh", "lh", "lh", "lh", "lh", "lh", "lh", "lh", "lh", "lh", "lh", "lh", "lh", "lh", "lh", "lh", "lh", "lh", "lh", "lh", "lh", "lh", "lh", "lh", "lh", "lh", "lh", "lh", "lh", "lh", "lh", "lh", "lh", "lh", "lh", "lh", "lh", "lh", "lh"], "type": "scatter", "x": ["temporalpole", "temporalpole", "caudalanteriorcingulate", "caudalanteriorcingulate", "postcentral", "postcentral", "caudalmiddlefrontal", "caudalmiddlefrontal", "rostralanteriorcingulate", "rostralanteriorcingulate", "lateralorbitofrontal", "lateralorbitofrontal", "frontalpole", "frontalpole", "paracentral", "paracentral", "isthmuscingulate", "isthmuscingulate", "medialorbitofrontal", "medialorbitofrontal", "superiorfrontal", "superiorfrontal", "rostralmiddlefrontal", "rostralmiddlefrontal", "parahippocampal", "parahippocampal", "insula", "insula", "posteriorcingulate", "posteriorcingulate", "parsorbitalis", "parsorbitalis", "precuneus", "precuneus", "parstriangularis", "parstriangularis", "superiorparietal", "superiorparietal", "precentral", "precentral", "bankssts", "bankssts", "entorhinal", "entorhinal", "supramarginal", "supramarginal", "lingual", "lingual", "parsopercularis", "parsopercularis", "BrainSegVolNotVent", "BrainSegVolNotVent", "eTIV", "eTIV", "fusiform", "fusiform", "transversetemporal", "transversetemporal", "pericalcarine", "pericalcarine", "WhiteSurfArea", "WhiteSurfArea", "lateraloccipital", "lateraloccipital", "superiortemporal", "superiortemporal", "middletemporal", "middletemporal", "inferiortemporal", "inferiortemporal", "cuneus", "cuneus", "inferiorparietal", "inferiorparietal", "dx_group", "rejected_images", "subject", "visit"], "xaxis": "x2", "y": [0.5994, 0.5994, 0.5804, 0.5804, 0.5216, 0.5216, 0.506, 0.506, 0.3978, 0.3978, 0.3401, 0.3401, 0.5055, 0.5055, 0.4521, 0.4521, 0.5167, 0.5167, 0.542, 0.542, 0.3435, 0.3435, 0.5656, 0.5656, 0.6038, 0.6038, 0.5781, 0.5781, 0.2814, 0.2814, 0.4647, 0.4647, 0.5504, 0.5504, 0.323, 0.323, 0.4065, 0.4065, 0.2095, 0.2095, 0.07286, 0.07286, 0.3101, 0.3101, 0.02939, 0.02939, 0.414, 0.414, 0.2501, 0.2501, 0.06589, 0.06589, 0.07699, 0.07699, 0.1404, 0.1404, 0.1386, 0.1386, 0.02796, 0.02796, 0.07663, 0.07663, 0.009404, 0.009404, 0.2454, 0.2454, 0.4733, 0.4733, 0.381, 0.381, 0.1191, 0.1191, 0.4177, 0.4177, NaN, NaN, NaN, NaN], "yaxis": "y2"}], "layout": {"annotations": [{"font": {"size": 16}, "showarrow": false, "text": "Absolute Difference: |Empirical - Theoretical| Std (◀ = Left, ▶ = Right)", "x": 0.5, "xanchor": "center", "xref": "paper", "y": 1, "yanchor": "bottom", "yref": "paper"}, {"font": {"size": 16}, "showarrow": false, "text": "Relative Difference: |Empirical - Theoretical| / Theoretical (◀ = Left, ▶ = Right)", "x": 0.5, "xanchor": "center", "xref": "paper", "y": 0.44, "yanchor": "bottom", "yref": "paper"}], "height": 900, "hovermode": "x unified", "showlegend": false, "title": {"font": {"size": 16}, "text": "P-VAL Standard Deviation: Empirical vs Theoretical Differences by Hemisphere"}, "width": 1400, "xaxis": {"anchor": "y", "domain": [0, 1], "showticklabels": false}, "xaxis2": {"anchor": "y2", "domain": [0, 1], "tickangle": -45, "tickfont": {"size": 9}, "title": {"text": "Brain Region"}}, "yaxis": {"anchor": "x", "domain": [0.56, 1], "exponentformat": "power", "title": {"text": "Absolute Difference"}, "type": "log"}, "yaxis2": {"anchor": "x2", "domain": [0, 0.44], "exponentformat": "power", "title": {"text": "Relative Difference"}, "type": "log"}}}
